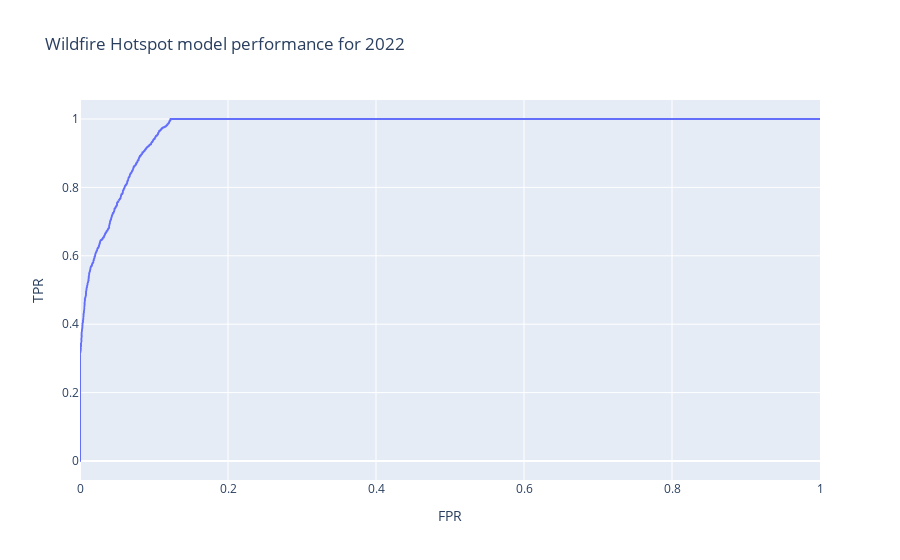

Notebook code for this chart:
### Code cell
fpr, tpr, thr = metrics.roc_curve(test.fire, test_predictions)
px.line(pd.DataFrame(dict(FPR=fpr, TPR=tpr)),
        x='FPR', y='TPR', title='Wildfire Hotspot model performance for 2022')

### Figure 1 — Plotly figure (JSON) as saved in the notebook; plotly's stock layout.template omitted (floating-point values rounded to 4 significant figures; data arrays with more than 128 entries replaced by an {"elided": "..."} marker saying what was removed)
{"data": [{"hovertemplate": "FPR=%{x}<br>TPR=%{y}<extra></extra>", "legendgroup": "", "line": {"color": "#636efa", "dash": "solid"}, "marker": {"symbol": "circle"}, "mode": "lines", "name": "", "showlegend": false, "type": "scattergl", "x": {"elided": "3635 float values"}, "xaxis": "x", "y": {"elided": "3635 float values"}, "yaxis": "y"}], "layout": {"legend": {"tracegroupgap": 0}, "title": {"text": "Wildfire Hotspot model performance for 2022"}, "xaxis": {"anchor": "y", "domain": [0, 1], "title": {"text": "FPR"}}, "yaxis": {"anchor": "x", "domain": [0, 1], "title": {"text": "TPR"}}}}
